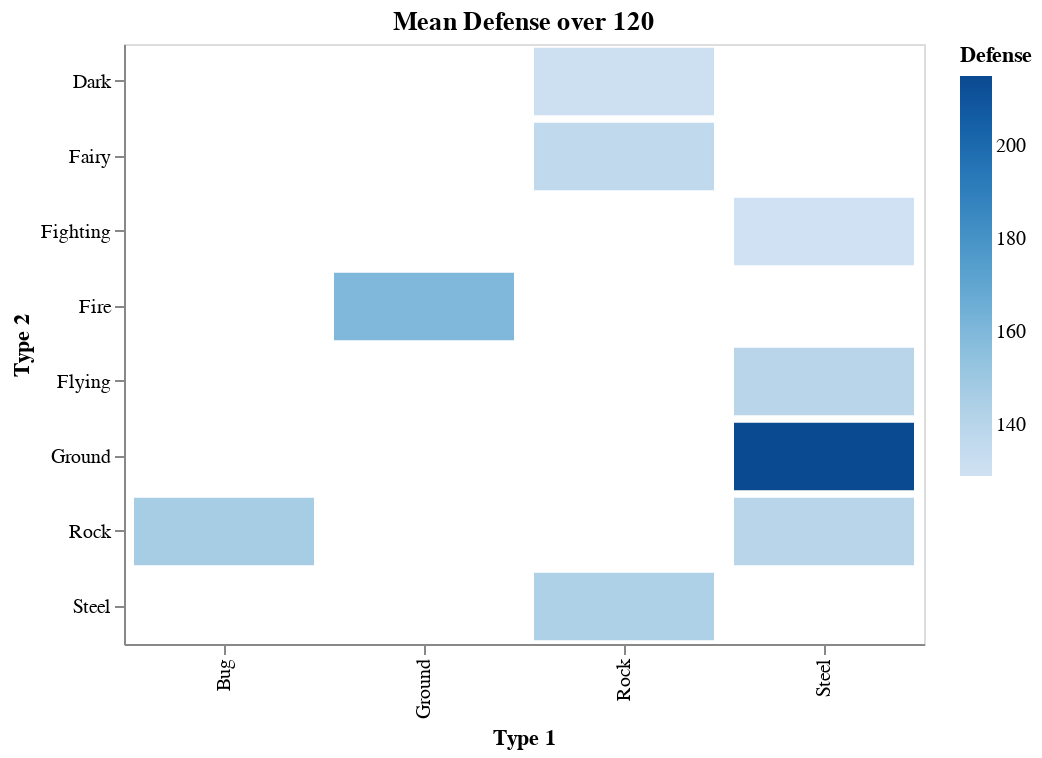

The code cell stored with this chart in its notebook:
### Code cell
#Pokemon Types mean Defense
dataByMeanDefense = data.groupby(["Type 1", "Type 2"], as_index = False)[["Defense"]].mean()

#mean Defense > 120
defense120 = dataByMeanDefense[dataByMeanDefense["Defense"] > 120]

#Chart mean Defense over 120
alt.Chart(defense120, title = "Mean Defense over 120").mark_bar().encode(
    x = "Type 1",
    y = "Type 2",
    color = "Defense"
)

#Wanted to chart top 10% mean defense

### Figure 1 — Vega-Lite specification as saved in the notebook (floating-point values rounded to 4 significant figures)
{"$schema": "https://vega.github.io/schema/vega-lite/v2.6.0.json", "config": {"view": {"height": 300, "width": 400}}, "data": {"name": "data-d9df625b7d3b66c9c4cf551f05d25409"}, "datasets": {"data-d9df625b7d3b66c9c4cf551f05d25409": [{"Defense": 146.7, "Type 1": "Bug", "Type 2": "Rock"}, {"Defense": 160, "Type 1": "Ground", "Type 2": "Fire"}, {"Defense": 130, "Type 1": "Rock", "Type 2": "Dark"}, {"Defense": 136.7, "Type 1": "Rock", "Type 2": "Fairy"}, {"Defense": 143.7, "Type 1": "Rock", "Type 2": "Steel"}, {"Defense": 129, "Type 1": "Steel", "Type 2": "Fighting"}, {"Defense": 140, "Type 1": "Steel", "Type 2": "Flying"}, {"Defense": 215, "Type 1": "Steel", "Type 2": "Ground"}, {"Defense": 140, "Type 1": "Steel", "Type 2": "Rock"}]}, "encoding": {"color": {"field": "Defense", "type": "quantitative"}, "x": {"field": "Type 1", "type": "nominal"}, "y": {"field": "Type 2", "type": "nominal"}}, "mark": "bar", "title": "Mean Defense over 120"}
